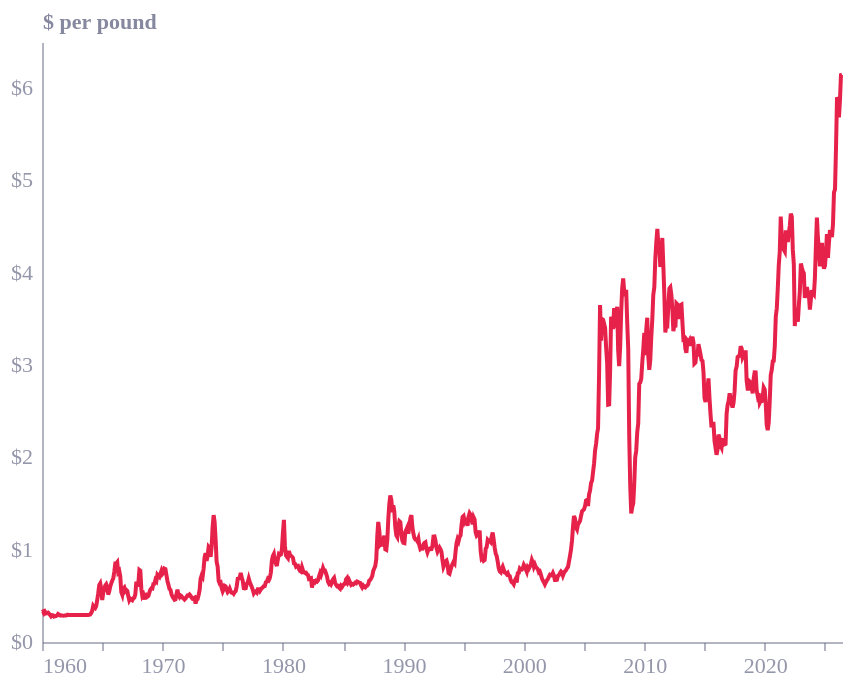

The notebook cell saved with this chart:
### Code cell
# Create chart 1: line chart of copper price over time
chart1 = alt.Chart(copper_df).mark_line().encode(
    x=alt.X(
        'date:T',
        title='',
        axis=alt.Axis(grid=False)),
    y=alt.Y(
        'price:Q',
        title='$ per pound',
        axis=alt.Axis(
            grid=False,
            labelExpr='"$" + datum.value')),
    tooltip=[
        alt.Tooltip('date:T', title='Date', format='%b %Y'),
        alt.Tooltip('price:Q', title='Price ($ per pound)', format='.2f')]
)

chart1

### Figure 1 — Vega-Lite specification as saved in the notebook (floating-point values rounded to 4 significant figures; data arrays with more than 128 entries replaced by an {"elided": "..."} marker saying what was removed)
{"config": {"font": "Circular Std", "text": {"color": "#676A86", "align": "left", "baseline": "middle", "dx": 7, "dy": 0, "fontSize": 11}, "view": {"stroke": null, "continuousWidth": 400, "continuousHeight": 300, "discreteWidth": 400, "discreteHeight": 300}, "range": {"category": ["#36B7B4", "#E6224B", "#F4C245", "#0063AF", "#00A767", "#179FDB", "#EB5C2E", "#5C267B", "#122B39"], "diverging": ["#E6224B", "#E54753", "#C9C9C9", "#179FDB", "#122B39"], "heatmap": ["#C9C9C9", "#179FDB", "#0063AF", "#122B39"], "ordinal": ["#00A767", "#36B7B4", "#179FDB", "#0063AF", "#243B5A"]}, "bar": {"color": "#179fdb"}, "line": {"color": "#e6224b"}, "rule": {"color": "#676A86"}, "area": {"opacity": 0.8}, "point": {"filled": true, "size": 80, "color": "#e6224b", "opacity": 0.95}, "geoshape": {"stroke": "white", "strokeWidth": 0.3}, "rect": {"fill": "#d6d4d4", "opacity": 0.3}, "axis": {"labelColor": "#676A86", "labelFontSize": 11, "labelFont": "Circular Std", "labelOpacity": 0.7, "tickColor": "#676A86", "tickOpacity": 0.5, "domainColor": "#676A86", "domainOpacity": 0.5, "gridColor": "#676A86", "gridDash": [2, 2], "gridOpacity": 0.5, "title": null, "titleColor": "#676A86", "titleOpacity": 0.8, "tickSize": 4}, "axisXDiscrete": {"grid": false, "labelAngle": 0, "tickCount": 10, "tickOpacity": 0.5, "title": null}, "axisYDiscrete": {"ticks": false, "labelPadding": 5}, "axisXTemporal": {"grid": false, "ticks": true}, "axisXQuantitative": {"grid": true}, "axisYQuantitative": {"gridColor": "#676A86", "gridDash": [1, 5], "gridOpacity": 0.5, "ticks": false, "labelPadding": 5, "tickCount": 8, "titleAngle": 0, "titleAlign": "left", "titleBaseline": "bottom", "titleX": 0, "titleY": -5}, "title": {"color": "#676A86E6", "subtitleColor": "#676A86", "font": "Circular Std", "subtitleFont": "Circular Std", "anchor": "start", "fontSize": 14, "subtitleFontSize": 12, "subtitlePadding": 4, "offset": 0, "frame": "group"}, "legend": {"titleColor": "#122b39", "title": null, "labelColor": "#122b39", "labelFontSize": 11}}, "data": {"name": "data-e76a380c6323b8bb76d5825c09617e1f"}, "mark": {"type": "line"}, "encoding": {"tooltip": [{"field": "date", "format": "%b %Y", "title": "Date", "type": "temporal"}, {"field": "price", "format": ".2f", "title": "Price ($ per pound)", "type": "quantitative"}], "x": {"axis": {"grid": false}, "field": "date", "title": "", "type": "temporal"}, "y": {"axis": {"grid": false, "labelExpr": "\"$\" + datum.value"}, "field": "price", "title": "$ per pound", "type": "quantitative"}}, "$schema": "https://vega.github.io/schema/vega-lite/v6.4.1.json", "datasets": {"data-e76a380c6323b8bb76d5825c09617e1f": {"elided": "798 records"}}}
